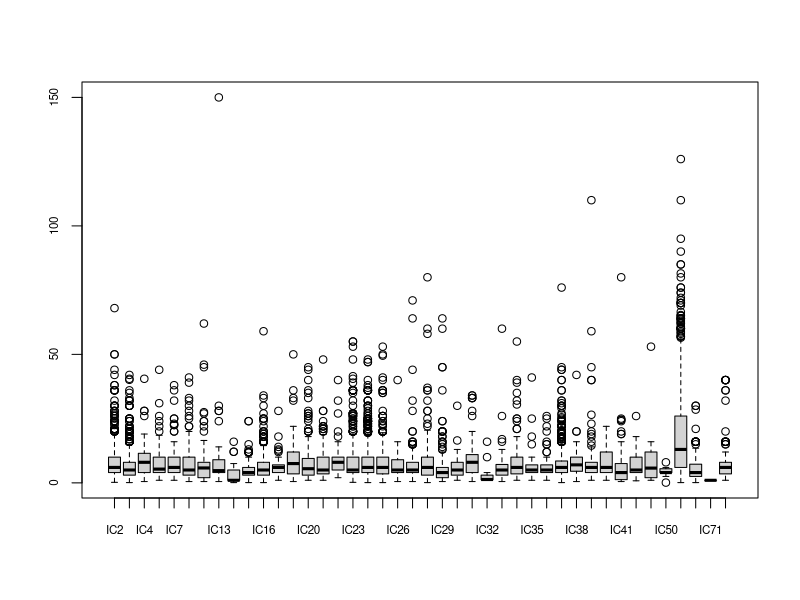

The R source for this figure:
data<-read.table("IndustryCodeVarianceInTime.txt", header=TRUE)

data1<-data.frame(data$Total_Hours, data$Industry_Code) #isolate IC and hours

IC<-unique(data1$data.Industry_Code) #unique IC for subsetting

 
for (i in IC) {
  
datas<-subset(data1, data.Industry_Code==i)
datas<-datas$data.Total_Hours
assign(paste("IC",i,sep=""), datas)
}


IC<-paste("IC", IC, sep="")





boxplot(IC2,IC3,IC4,IC5,IC7,IC9,IC12,IC13,IC14,IC15,IC16,IC17,IC18,IC20,IC21,IC22,IC23,IC24,IC25,IC26,IC27,IC28,IC29,IC30,IC31,IC32,IC33,IC34,IC35,IC36,IC37,IC38,IC39,IC40,IC41,IC45,IC46,IC50,IC52,IC54,IC71,IC72, names=IC, cex.axis=0.7)
